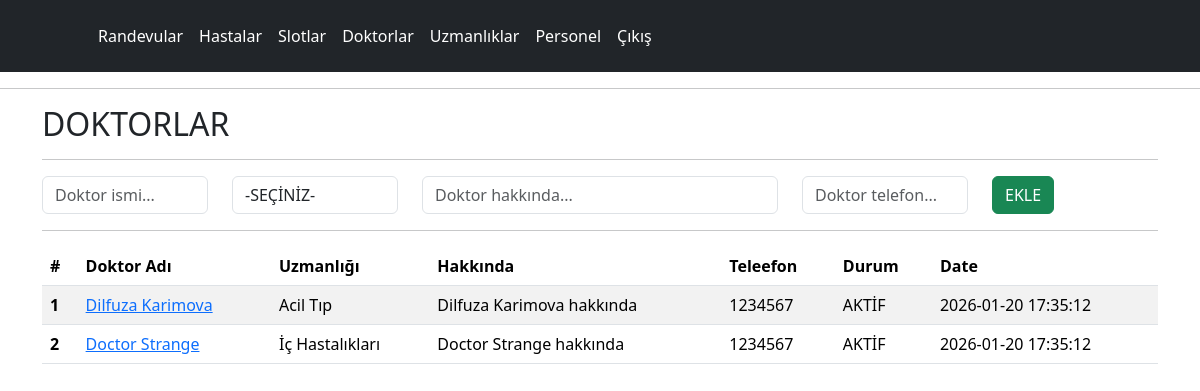
The app's page /php/panel/doktorlar.php with its own data.
### tables this page shows
CREATE TABLE IF NOT EXISTS `doctor` (  
	`id`			INT NOT NULL PRIMARY KEY AUTO_INCREMENT,  
	`name`			VARCHAR(50) NOT NULL,  
	`specialization`	INT NOT NULL,
	`description`	VARCHAR(200) NULL,
	`phone`			VARCHAR(50) NULL,
	`profilephoto`	VARCHAR(200) NULL,
	`status`		TINYINT NOT NULL,
	`createdtime`	TIMESTAMP NOT NULL DEFAULT CURRENT_TIMESTAMP(),  
	UNIQUE (`name`)  
);

CREATE TABLE IF NOT EXISTS `specialization` (
	`id`			INT NOT NULL PRIMARY KEY AUTO_INCREMENT,
	`specialization`	VARCHAR(50) NOT NULL,	
	`description`	VARCHAR(200) NULL,
	`status`		TINYINT NOT NULL,
	`createdtime`	TIMESTAMP NOT NULL DEFAULT CURRENT_TIMESTAMP(),
	UNIQUE (`specialization`)
);

### php/panel/doktorlar.php (the view, shortened to what this page needs)
<?PHP
	require_once("inc_config.php");
?>
<html>
	<head>
		<link href="https://cdn.jsdelivr.net/npm/bootstrap@5.3.8/dist/css/bootstrap.min.css" rel="stylesheet">
	</head>
	<body>
	<?PHP include("inc_header.php");?>
	<hr>
	<div class="container">
	<h2>DOKTORLAR</h2>
	<hr>
		<form action="actions.php" method="post">
			<div class="row">
				<div class="col col-md-2">
					<input type="text" name="name" id="name" placeholder="Doktor ismi..." class="form-control">
				</div>
				<div class="col col-md-2">
					<select name="specialization" required class="form-control">
						<option value="">-SEÇİNİZ-</option>
					</select>
				</div>
				<div class="col col-md-4">
					<input type="text" name="description" id="description" require placeholder="Doktor hakkında..." class="form-control" required>
				</div>
				<div class="col col-md-2">
					<input type="phone" name="phone" id="phone" require placeholder="Doktor telefon..." class="form-control" required>
				</div>
				<div class="col col-md-2">
					<button type="submit" class="btn btn-success">EKLE</button>
				</div>
			</div>
			</form>
	<hr>
	<table class="table table-striped  table-hover">
		<thead>
			<tr>
			<th scope="col">#</th>
			<th scope="col">Doktor Adı</th>
			<th scope="col">Uzmanlığı</th>
			<th scope="col">Hakkında</th>
			<th scope="col">Teleefon</th>
			<th scope="col">Durum</th>
			<th scope="col">Date</th>
			</tr>
		</thead>
		<tbody>
<?PHP
$myQuery = "select d.*, s.specialization from doctor as d inner join specialization as s on s.id=d.specialization";
$result = $mysqli->query($myQuery);
?>
<?PHP while($rs = mysqli_fetch_array($result)){?>
			<tr>
				<th scope="row"><?=$rs['id'];?></th>
				<td><a href="doktor.php?id=<?=$rs['id'];?>"><?PHP echo $rs['name'];?></a></td>
				<td><?=$rs['specialization'];?></td>
				<td><?=$rs['description'];?></td>
				<td><?=$rs['phone'];?></td>
				<td><?=$rs['status']?"AKTİF":"PASİF";?></td>
				<td><?=$rs['createdtime'];?></td>
			</tr>
<?PHP } ?>
		</tbody>
	</table>
	</body>
</html>

### php/panel/inc_header.php
<header class="p-3 text-bg-dark">
	<div class="container">
		<div class="d-flex flex-wrap align-items-center justify-content-center justify-content-lg-start">
			<a href="/" class="d-flex align-items-center mb-2 mb-lg-0 text-white text-decoration-none">
				<svg class="bi me-2" width="40" height="32" role="img" aria-label="Bootstrap">
					<use xlink:href="#bootstrap"></use></svg>
			</a>
			<ul class="nav col-12 col-lg-auto me-lg-auto mb-2 justify-content-center mb-md-0">
				<li><a href="randevular.php" class="nav-link px-2 text-white">Randevular</a></li>
				<li><a href="hastalar.php" class="nav-link px-2 text-white">Hastalar</a></li>
				<li><a href="slotlar.php" class="nav-link px-2 text-white">Slotlar</a></li>
				<li><a href="doktorlar.php" class="nav-link px-2 text-white">Doktorlar</a></li>
				<li><a href="uzmanliklar.php" class="nav-link px-2 text-white">Uzmanlıklar</a></li>
				<li><a href="personel.php" class="nav-link px-2 text-white">Personel</a></li>
				<li><a href="logout.php" class="nav-link px-2 text-white">Çıkış</a></li>
			</ul>
		</div>
	</div>
</header>

### records on screen
doctor: id "1", name "Dilfuza Karimova", specialization.specialization "Acil Tıp", description "Dilfuza Karimova hakkında", phone "1234567", status "AKTİF", createdtime "2026-01-20 17:35:12"
doctor: id "2", name "Doctor Strange", specialization.specialization "İç Hastalıkları", description "Doctor Strange hakkında", phone "1234567", status "AKTİF", createdtime "2026-01-20 17:35:12"
